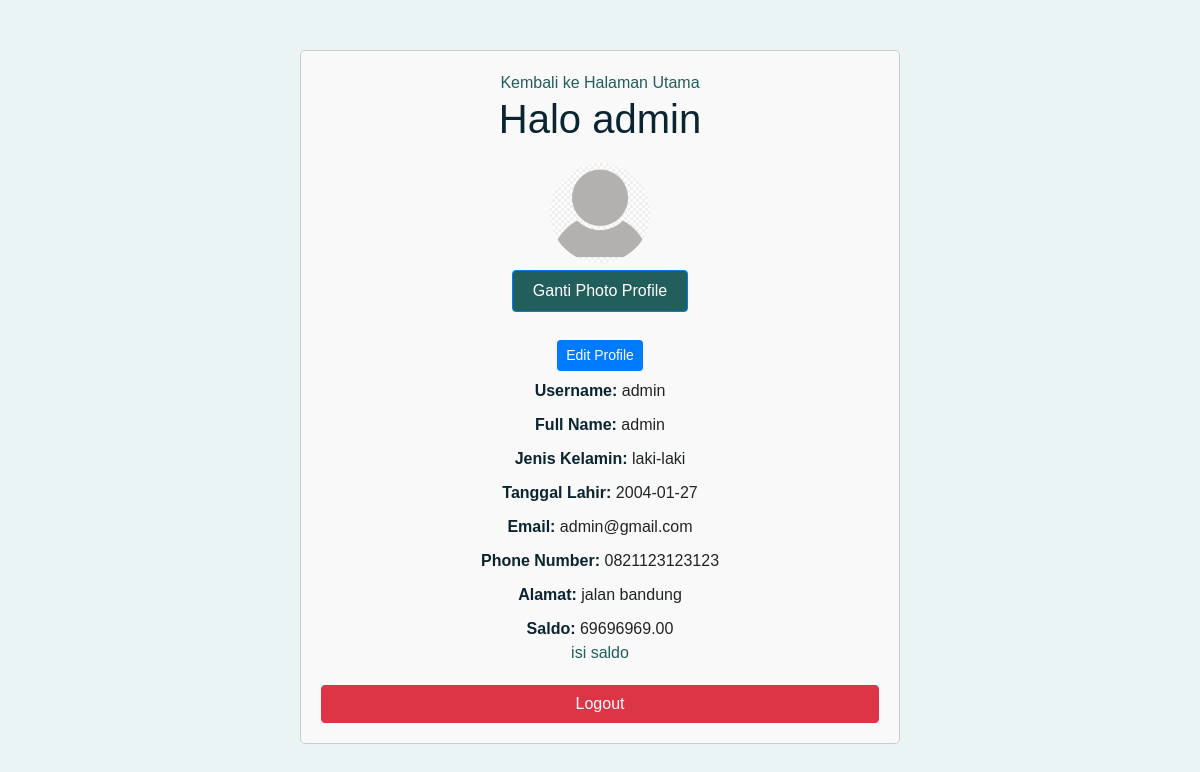
/profile.php (signed in), run on an earlier commit of the app's database.
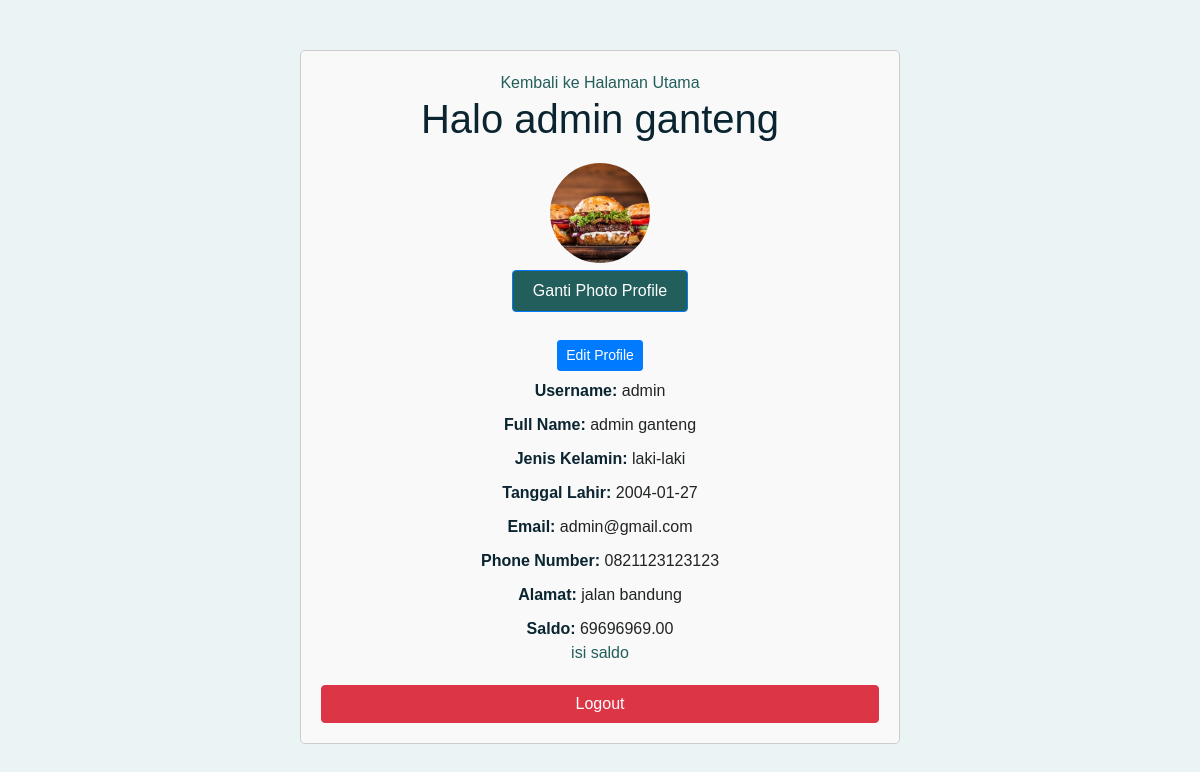
And on a later commit of the database.
### tables this page shows
CREATE TABLE `users` (
  `user_id` int NOT NULL,
  `username` varchar(50) NOT NULL,
  `password` varchar(255) NOT NULL,
  `full_name` varchar(100) NOT NULL,
  `email` varchar(100) NOT NULL,
  `phone_number` varchar(20) NOT NULL,
  `address` varchar(255) NOT NULL,
  `balance` decimal(10,2) NOT NULL DEFAULT '0.00',
  `created_at` timestamp NOT NULL DEFAULT CURRENT_TIMESTAMP,
  `updated_at` timestamp NOT NULL DEFAULT CURRENT_TIMESTAMP ON UPDATE CURRENT_TIMESTAMP,
  `tgl_lahir` date DEFAULT NULL,
  `jenis_kelamin` varchar(10) DEFAULT NULL,
  `img_profile` varchar(255) DEFAULT NULL,
  `role` varchar(50) DEFAULT NULL
);

### profile.php (the view, shortened to what this page needs)
<?php
include 'config.php';
$defaultImage = 'img/users/default.png';
if (empty($image)) {
    $image = $defaultImage;
}
$conn = mysqli_connect($servername, $username, $password, $dbname);
$username = $_SESSION['username'];
$sql = "SELECT * FROM users WHERE username = '$username'";
$result = mysqli_query($conn, $sql);
if (mysqli_num_rows($result) > 0) {
    $row = mysqli_fetch_assoc($result);
    $user_id = $row['user_id'];
    $username = htmlspecialchars($row['username']);
    $full_name = htmlspecialchars($row['full_name']);
    $email = htmlspecialchars($row['email']);
    $phone_number = htmlspecialchars($row['phone_number']);
    $address = htmlspecialchars($row['address']);
    $balance = htmlspecialchars($row['balance']);
    $kelamin = $row['jenis_kelamin'];
    $tgl_lahir = $row['tgl_lahir'];
    $image = $row['img_profile'];
} else {
    echo "Data pengguna tidak ditemukan.";
    exit();
}
?>
<!DOCTYPE html>
<html>
<head>
    <link rel="stylesheet" href="https://stackpath.bootstrapcdn.com/bootstrap/4.5.2/css/bootstrap.min.css">
    <link rel="stylesheet" href="css/profile.css">
</head>
<body>
    <div class="container">
        <div class="profile-container">
            <a href="index.php" class="back-link">Kembali ke Halaman Utama</a>
            <h1>Halo <?php echo $full_name; ?></h1>
            <div class="profile-img">
                <?php if (!empty($image)) { ?>
                    <img src="<?php echo 'img/users/' . $image; ?>" class="img-profile" id="profileImage">
                <?php } else { ?>
                    <img src="img/users/default.png" class="img-profile" id="profileImage">
                <?php } ?>
            </div>
            <form action="" method="POST" enctype="multipart/form-data">
                <div class="upload-container">
                    <label for="uploadFile" class="btn btn-primary">Ganti Photo Profile</label>
                </div>
            </form>
            <div class="profile-info">
                <a href="edit_profile.php?user_id=<?php echo $user_id; ?>" class="btn btn-primary btn-sm mb-2">Edit Profile</a>
                <p><strong>Username:</strong> <?php echo $username; ?></p>
                <p><strong>Full Name:</strong> <?php echo $full_name; ?></p>
                <p><strong>Jenis Kelamin:</strong> <?php echo $kelamin; ?></p>
                <p><strong>Tanggal Lahir:</strong> <?php echo $tgl_lahir; ?></p>
                <p><strong>Email:</strong> <?php echo $email; ?></p>
                <p><strong>Phone Number:</strong> <?php echo $phone_number; ?></p>
                <p><strong>Alamat:</strong> <?php echo $address; ?></p>
                <p><strong>Saldo:</strong> <?php echo $balance; ?><br><a href="#"> isi saldo</a></p>
            </div>
            <a class="btn btn-danger logout-link" href="logout.php">Logout</a>
        </div>
    </div>
</body>
</html>

What changed in the data, as far as the page shows it:
changed users "admin": full_name "admin" → "admin ganteng"; img_profile: a different picture
